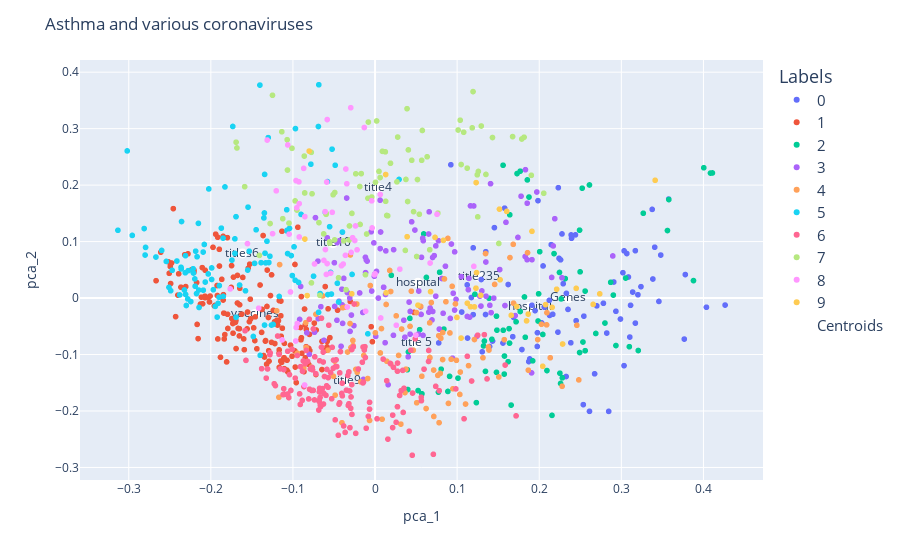

The notebook cell this image was saved under:
### Code cell
fig_clusters.update_layout(
    title_text='Asthma and various coronaviruses',
    legend=dict(
        font=dict(
            size=15)))
